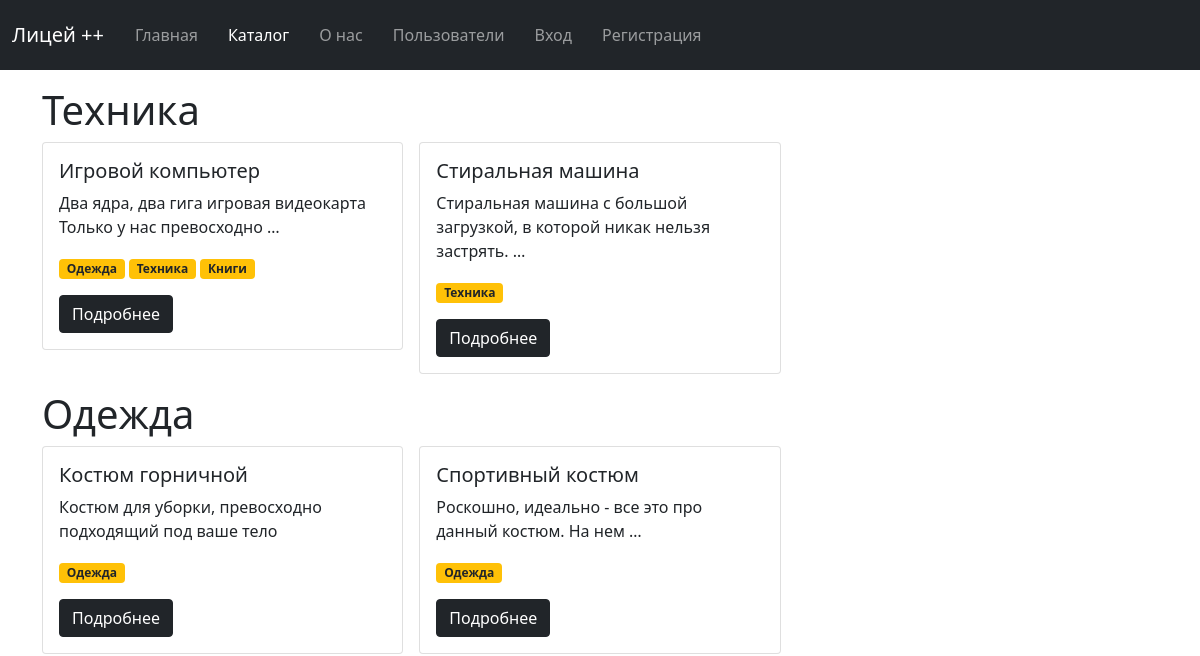
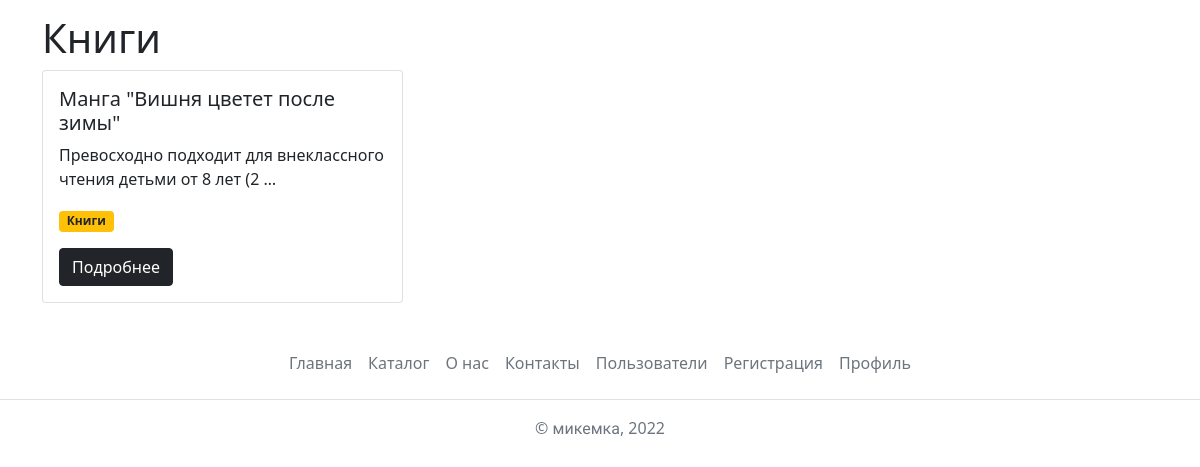
Page /catalog/ on the earlier database version (2 pictures, top to bottom).
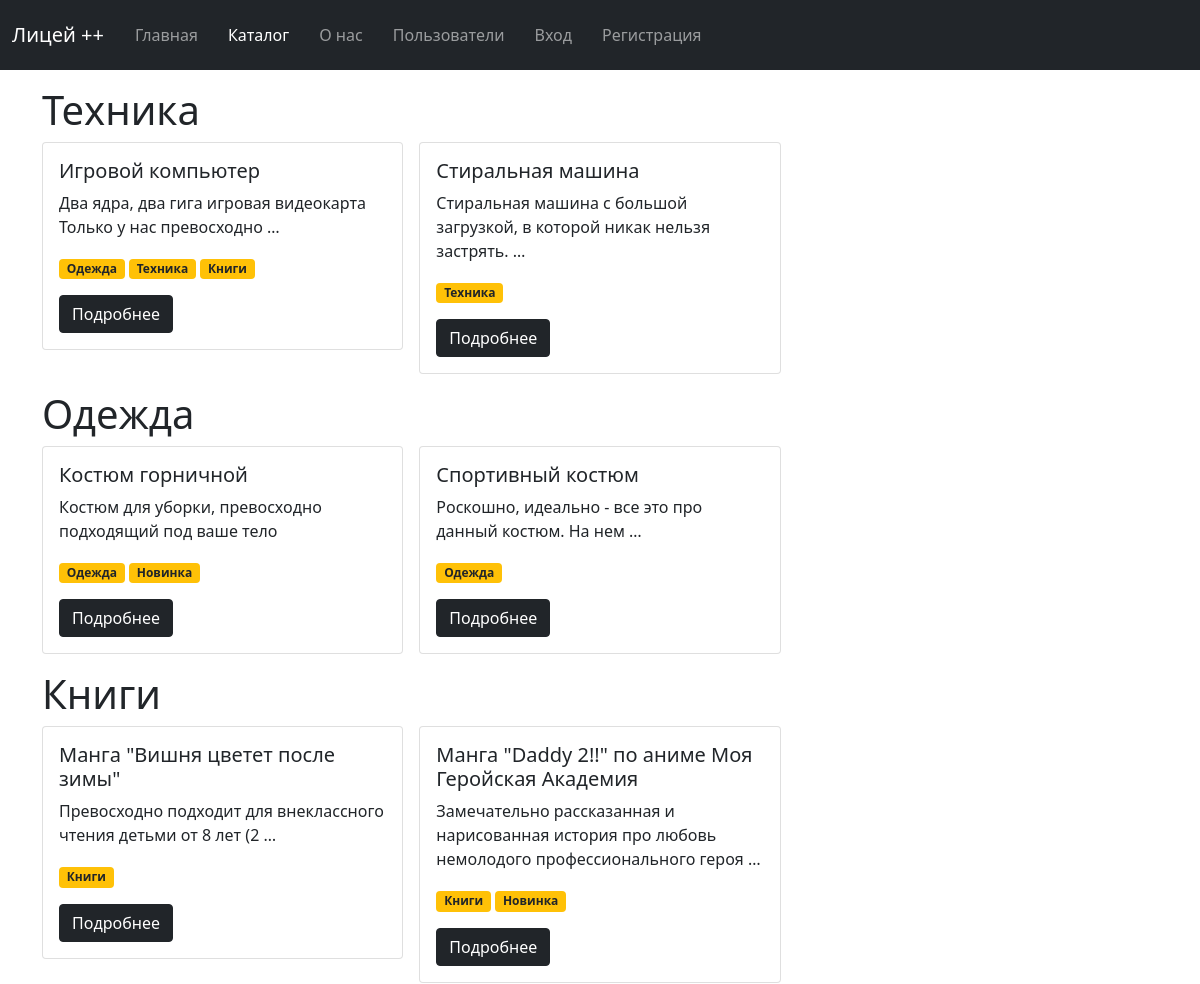
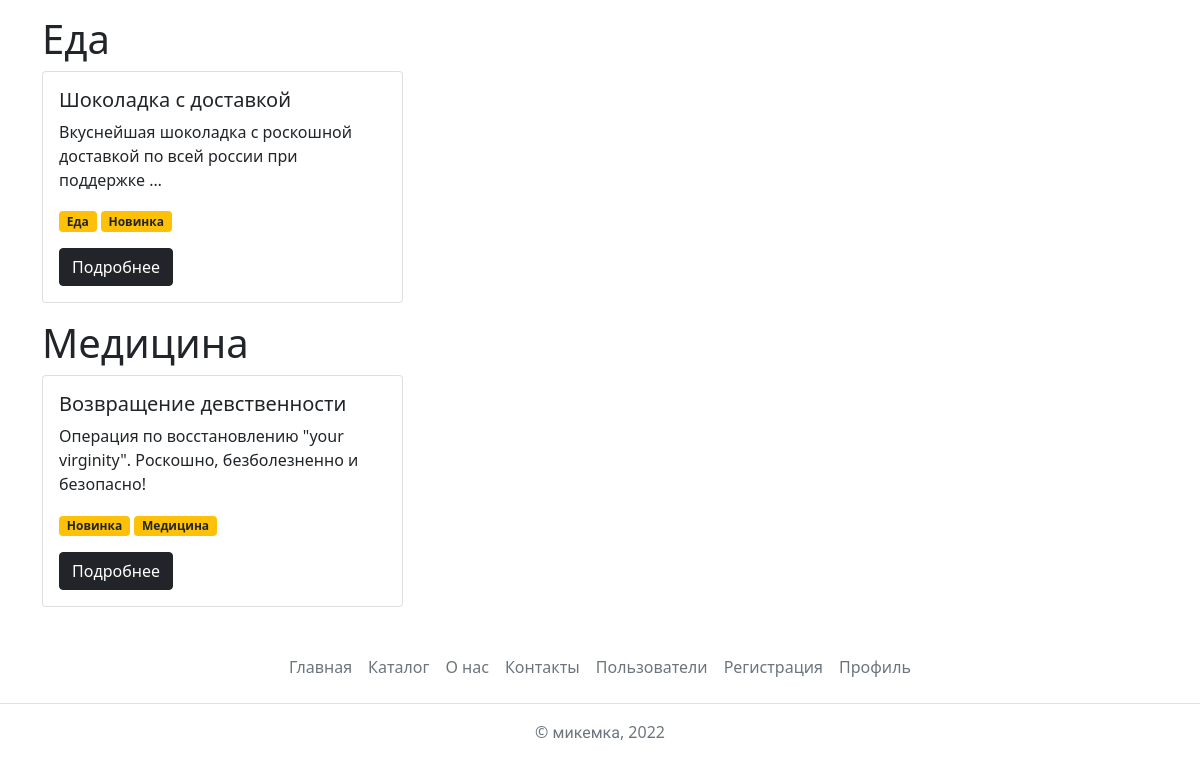
Same page on the later database version (2 pictures, top to bottom).
### catalog/models.py (models this page shows, shortened)
class Category(Slug, Published, Name):
    weight = models.PositiveSmallIntegerField(
        verbose_name='Вес',
        default=100,
        validators=(validate_weight, )
    )
    objects = CategoryManager()
    class Meta:
        verbose_name = 'категория'
        verbose_name_plural = 'категории'

class Item(Published):
    name = models.CharField(
        verbose_name='Название товара',
        max_length=150
    )
    text = models.TextField(
        verbose_name='Текст',
        help_text='Минимум два слова. Обязательно должно содержаться слово превосходно или роскошно', validators=(validate_required_words, validate_words_count)
    )
    tags = models.ManyToManyField(
        verbose_name='Теги',
        to='Tag',
        related_name='items'
    )
    category = models.ForeignKey(
        verbose_name='Категория',
        to='Category',
        related_name='items',
        on_delete=models.RESTRICT
    )
    objects = ItemManager()
    class Meta:
        verbose_name = 'товар'
        verbose_name_plural = 'товары'

class Tag(Slug, Published, Name):
    objects = TagManager()
    def __str__(self) -> str:
        if self.name:
            return self.name
        return self.slug
    class Meta:
        verbose_name = 'тег'
        verbose_name_plural = 'теги'

### catalog/views.py (the view)
# urls.py: path('', views.item_list, name='item_list'),
def item_list(request):
    categories = Category.objects.published_items_and_categories()
    return render(request, 'catalog/item_list.html', {
        'categories': categories
    })

### catalog/models.py (called while the page is built)
    def published_items_and_categories(self):
        return self.filter(is_published=True).prefetch_related(
            Prefetch('items', queryset=Item.objects.published_item_and_tags())
        )

    def published_tags(self):
        return self.filter(is_published=True)

    def published_item_and_tags(self):
        return self.filter(is_published=True).prefetch_related(
            Prefetch(
                'tags',
                queryset=Tag.objects.published_tags()
            )
        )

### templates/catalog/item_list.html (shortened to what this page needs)
{% extends 'base.html' %}
{% block content %}
<div class="container mt-3">
    {% for category in categories %}
    <section class="mt-3">
        <h2 class="display-6" id="{{ category.slug }}">{{ category.name|default:category.slug }}</h2>
        {% include 'core/item_list_base.html' with items=category.items.all %}
    </section>
    {% endfor %}
</div>
{% endblock %}

### templates/base.html (shortened to what this page needs)
{% load static %}
<!DOCTYPE html>
<html lang="ru">
<head>
    {% block disable_bootstrap_css %}<link href="https://cdn.jsdelivr.net/npm/bootstrap@5.1.3/dist/css/bootstrap.min.css" rel="stylesheet">{% endblock %}
    <link rel="stylesheet" href="{% static 'css/main.css' %}">
</head>
<body>
    <div class="wrapper">
        <div class="content">
            <header>{% include 'header.html' %}</header>
            <main>
                {% block content %}<h1 class="text-center mt-3">Currently in developing</h1>{% endblock %}
            </main>
        </div>
        <div class="footer">{% include 'footer.html' %}</div>
    </div>
</body>
</html>

### templates/header.html (shortened to what this page needs)
{% url 'home' as home_url %}
{% url 'item_list' as item_list_url %}
{% url 'description' as description_url %}
{% url 'user_list' as user_list_url %}
{% url 'profile' as profile_url %}
{% url 'signup' as signup_url %}
{% url 'login' as login_url %}
{% url 'logout' as logout_url %}
<nav class="navbar navbar-expand-lg navbar-dark bg-dark">
    <div class="container-fluid">
        <a class="navbar-brand" href="{{ home_url }}">Лицей ++</a>
        <div class="collapse navbar-collapse" id="navbarSupportedContent">
            <ul class="navbar-nav me-auto mb-2 mb-lg-0">
                <li class="nav-item">
                    <a class="nav-link {% if request.path == home_url %}active{% endif %}" aria-current="page" href="{{ home_url }}">Главная</a>
                </li>
                <li class="nav-item">
                    <a class="nav-link {% if request.path == item_list_url %}active{% endif %}" href="{{ item_list_url }}">Каталог</a>
                </li>
                <li class="nav-item">
                    <a class="nav-link {% if request.path == description_url %}active{% endif %}" href="{{ description_url }}">О нас</a>
                </li>
                <li class="nav-item">
                    <a class="nav-link {% if request.path == user_list_url %}active{% endif %}" href="{{ user_list_url }}">Пользователи</a>
                </li>
                {% if user.is_authenticated %}
                <li class="nav-item">
                    <a class="nav-link {% if request.path == profile_url %}active{% endif %}" href="{{ profile_url }}">Мой профиль</a>
                </li>
                <li class="nav-item">
                    <a class="nav-link {% if request.path == logout_url %}active{% endif %}" href="{{ logout_url }}">Выйти</a>
                </li>
                {% else %}
                <li class="nav-item">
                    <a class="nav-link {% if request.path == login_url %}active{% endif %}" href="{{ login_url }}">Вход</a>
                </li>
                <li class="nav-item">
                    <a class="nav-link {% if request.path == signup_url %}active{% endif %}" href="{{ signup_url }}">Регистрация</a>
                </li>
                {% endif %}
            </ul>
        </div>
    </div>
  </nav>

### templates/core/item_list_base.html
<div class="row row-cols-1 row-cols-sm-2 row-cols-md-3 g-3">
{% for item in items %}
    <div class="col">
        <div class="card">
            <div class="card-body">
                <h5 class="card-title">{{ item.name }}</h5>
                <p class="card-text">{{ item.text|truncatewords:10 }}</p>
                <p><span class="badge bg-warning text-dark">
                    {{ item.tags.all|join:'</span> <span class="badge bg-warning text-dark">' }}
                </span></p>
                <a href="{% url 'item_detail' pk=item.id %}" class="btn btn-dark">Подробнее</a>
            </div>
        </div>
    </div>
{% empty %}
    <div class="alert alert-danger" role="alert">Список пуст. Эй, админ, добавь инфы!</div>
{% endfor %}
</div>

### templates/footer.html
<footer class="py-3 my-4">
    <ul class="nav justify-content-center border-bottom pb-3 mb-3">
        <li class="nav-item">
            <a href="{% url 'home' %}" class="nav-link px-2 text-muted">Главная</a>
        </li>
        <li class="nav-item">
            <a href="{% url 'item_list' %}" class="nav-link px-2 text-muted">Каталог</a>
        </li>
        <li class="nav-item">
            <a href="{% url 'description' %}" class="nav-link px-2 text-muted">О нас</a>
        </li>
        <li class="nav-item">
            <a href="{% url 'description' %}#contacts" class="nav-link px-2 text-muted">Контакты</a>
        </li>
        <li class="nav-item">
            <a href="{% url 'user_list' %}" class="nav-link px-2 text-muted">Пользователи</a>
        </li>
        <li class="nav-item">
            <a href="{% url 'signup' %}" class="nav-link px-2 text-muted">Регистрация</a>
        </li>
        <li class="nav-item">
            <a href="{% url 'profile' %}" class="nav-link px-2 text-muted">Профиль</a>
        </li>
    </ul>
    <p class="text-center text-muted">
        © <span style="font-family: 'Neucha', cursive;">микемка</span>, 2022
    </p>
</footer>

### static/css/main.css (style rules this page uses)
* { margin: 0; padding: 0; }
html, body { height: 100%; }
.content { flex: 1 0 auto; }
.footer { flex: 0 0 auto; }
.wrapper { display: flex; flex-direction: column; min-height: 100%; }
.navbar { min-height: 70px; }
nav .nav-item { margin-left: 7px; margin-right: 7px; }

Differences in the rows shown:
computed for Item "Костюм горничной": tags.all "Одежда" → "Одежда Новинка"
added Item: name "Манга \"Daddy 2!!\" по аниме Моя Геройская Академия", text "Замечательно рассказанная и нарисованная история про любовь немолодого профессионального героя …", tags.all "Книги Новинка", shown under Category "Книги"
added Category: name "Еда"
added Item: name "Шоколадка с доставкой", text "Вкуснейшая шоколадка с роскошной доставкой по всей россии при поддержке …", tags.all "Еда Новинка", shown under "Еда"
added Category: name "Медицина"
added Item: name "Возвращение девственности", text "Операция по восстановлению \"your virginity\". Роскошно, безболезненно и безопасно!", tags.all "Новинка Медицина", shown under "Медицина"
